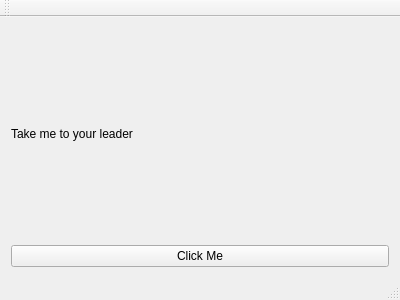
<?xml version="1.0" encoding="UTF-8"?>
<ui version="4.0">
 <class>MainWindow</class>
 <widget class="QMainWindow" name="MainWindow">
  <property name="geometry">
   <rect>
    <x>0</x>
    <y>0</y>
    <width>400</width>
    <height>300</height>
   </rect>
  </property>
  <property name="windowTitle">
   <string>MainWindow</string>
  </property>
  <widget class="QWidget" name="centralWidget">
   <layout class="QVBoxLayout" name="verticalLayout">
    <item>
     <widget class="QLabel" name="label">
      <property name="text">
       <string>Take me to your leader</string>
      </property>
     </widget>
    </item>
    <item>
     <widget class="QPushButton" name="pushButton">
      <property name="text">
       <string>Click Me</string>
      </property>
     </widget>
    </item>
   </layout>
  </widget>
  <widget class="QMenuBar" name="menuBar">
   <property name="geometry">
    <rect>
     <x>0</x>
     <y>0</y>
     <width>400</width>
     <height>22</height>
    </rect>
   </property>
  </widget>
  <widget class="QToolBar" name="mainToolBar">
   <attribute name="toolBarArea">
    <enum>TopToolBarArea</enum>
   </attribute>
   <attribute name="toolBarBreak">
    <bool>false</bool>
   </attribute>
  </widget>
  <widget class="QStatusBar" name="statusBar"/>
 </widget>
 <layoutdefault spacing="6" margin="11"/>
 <resources/>
 <connections/>
</ui>
